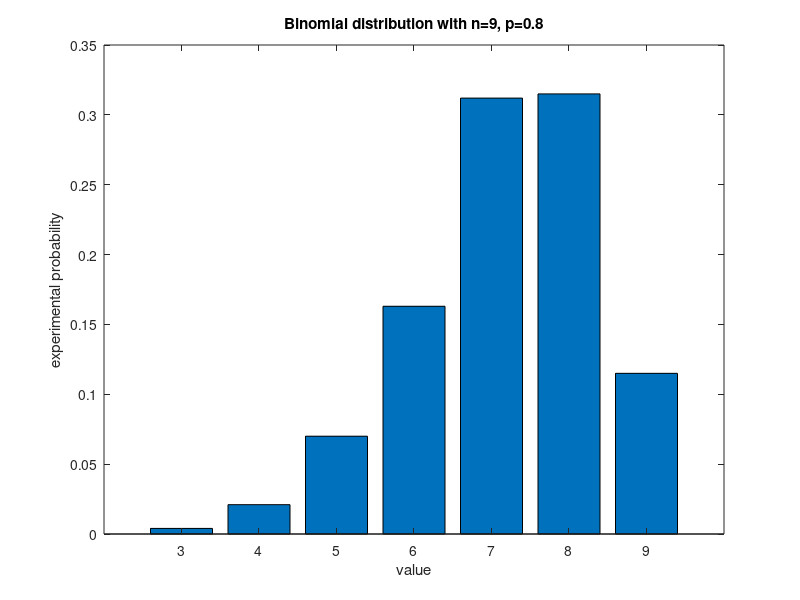

Recreate this plot in MATLAB.
N = 1000;
data = binornd(9, 0.8, N,1); % generate the random numbers
[height,centers] = hist(data,unique(data)) % data for the histogram
bar(centers,height/sum(height))
xlabel('value');
ylabel('experimental probability')
title('Binomial distribution with n=9, p=0.8')
